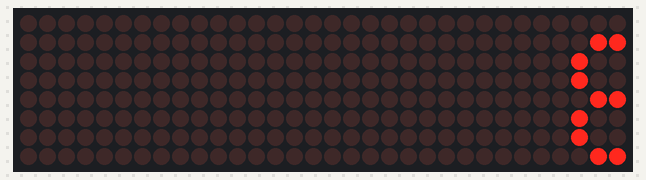
This sketch was run on a simulated Arduino Uno, built with avr-gcc and run on an emulated ATmega328P. Parts: 32×8 LED matrix.

Above: at 0.16 s.
At 1.06 s:
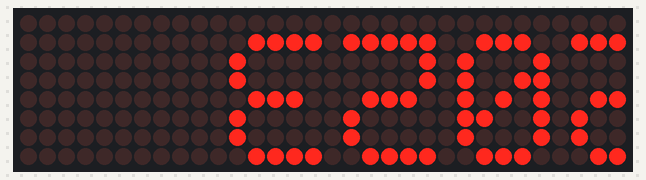
At 2.11 s:
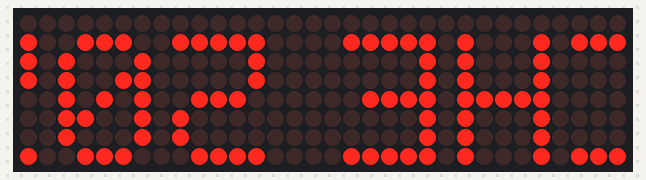
At 4.21 s:
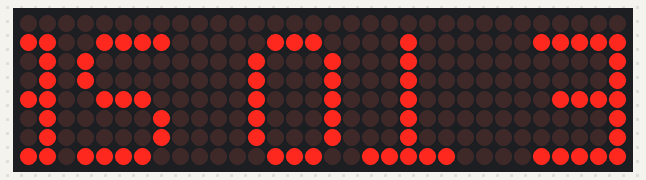
At 6.01 s:
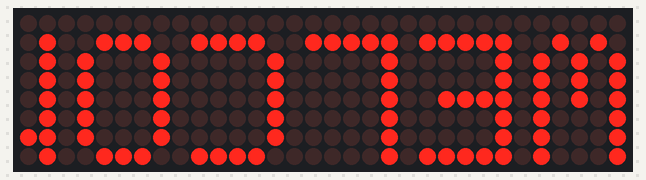
At 8.26 s:
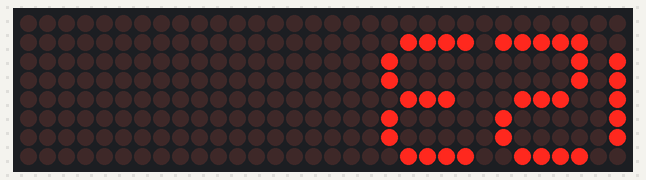

Measured:
- by itself, everything shown: repeats every 7.6 s, in 152 steps

The sketch:

SKETCH1A.ino
```cpp
#include <SPI.h>
#include <MD_MAX72xx.h>
#include <MD_Parola.h>

#define HARDWARE_TYPE MD_MAX72XX::FC16_HW
#define MAX_DEVICES  4
#define CLK_PIN   14  // or SCK
#define DATA_PIN  13  // or MOSI
#define CS_PIN    15  // or SS

// MD_MAX72XX ledmx = MD_MAX72XX(HARDWARE_TYPE, DATA_PIN, CLK_PIN, CS_PIN, MAX_DEVICES);
MD_Parola pmx = MD_Parola(HARDWARE_TYPE, CS_PIN, MAX_DEVICES);

// We always wait a bit between updates of the display
#define  DELAYTIME  100  // in milliseconds

void setup()
{
  // put your setup code here, to run once:
  pmx.begin();
  pmx.setZoneEffect(0, true, PA_FLIP_LR);
  pmx.setZoneEffect(0, true, PA_FLIP_UD);
}

void loop()
{
  if(pmx.displayAnimate())
    pmx.displayText("WELCOME TO SEICHE 2023",PA_LEFT,50,0,PA_SCROLL_LEFT,PA_SCROLL_LEFT);
}
```
